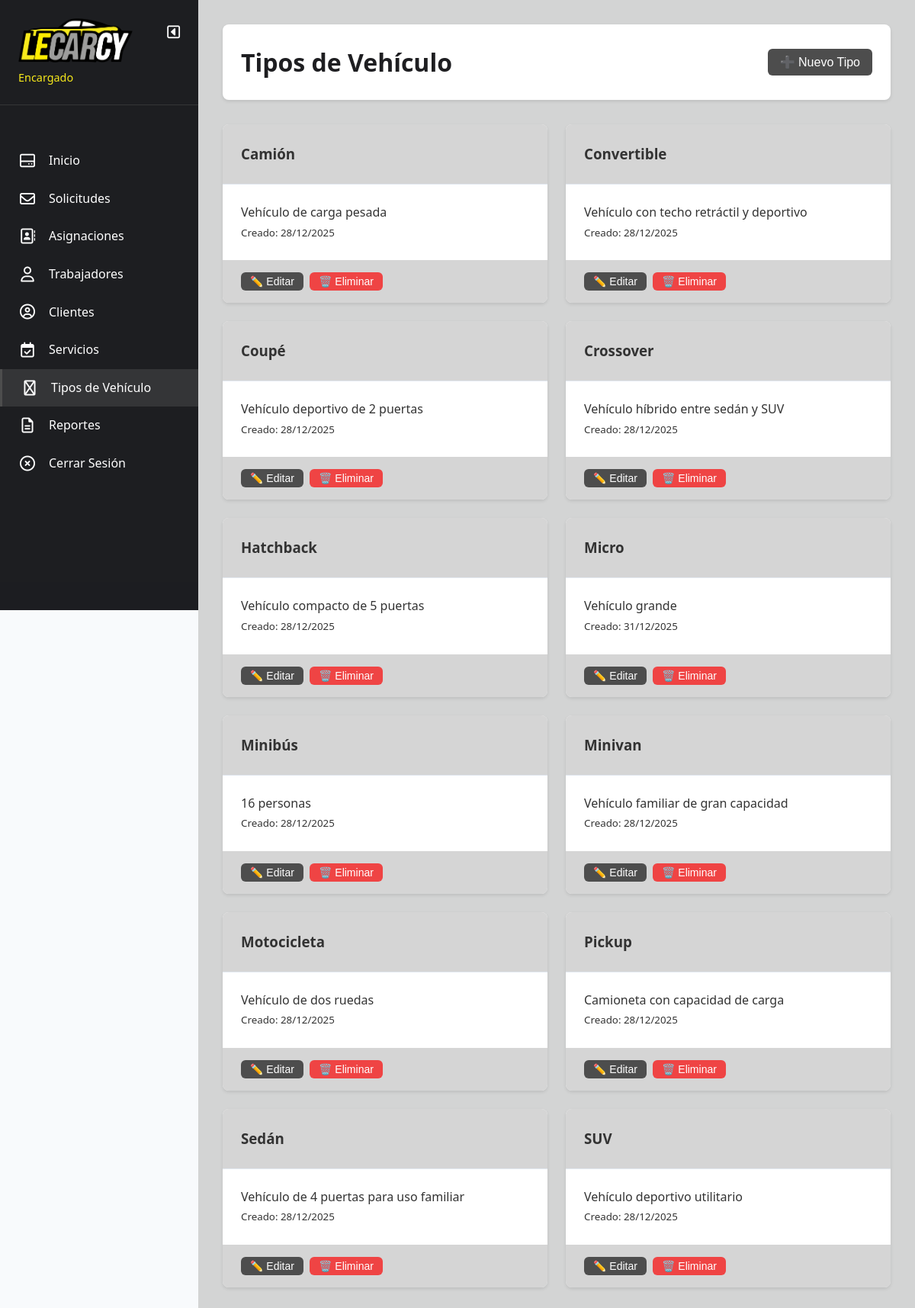
/mi_sistema/encargado/vehiculos.php (signed in), run on the app's committed database.
### tables this page shows
CREATE TABLE `tipos_vehiculo` (
  `id` int(11) NOT NULL AUTO_INCREMENT,
  `nombre` varchar(100) NOT NULL,
  `descripcion` text DEFAULT NULL,
  `fecha_creacion` datetime DEFAULT current_timestamp(),
  PRIMARY KEY (`id`)
);

### mi_sistema/encargado/vehiculos.php (the view, shortened to what this page needs)
<?php
$db = Database::getInstance()->getConnection();
$stmt = $db->query("SELECT * FROM tipos_vehiculo ORDER BY nombre ASC");
$tipos = $stmt->fetchAll();
?>
<!DOCTYPE html>
<html lang="es">
<head>
    <link rel="stylesheet" href="../assets/css/styles.css">
</head>
<body>
    <div class="dashboard-container">
        <?php include 'includes/sidebar.php'; ?>
        <main class="main-content">
            <header class="content-header">
                <h1>Tipos de Vehículo</h1>
                <button class="btn btn-primary" onclick="openModalVehiculo()">➕ Nuevo Tipo</button>
            </header>
            <div class="cards-grid">
                <?php foreach ($tipos as $tipo): ?>
                    <div class="card">
                        <div class="card-header">
                            <h3><?php echo htmlspecialchars($tipo['nombre']); ?></h3>
                        </div>
                        <div class="card-body">
                            <p><?php echo htmlspecialchars($tipo['descripcion']); ?></p>
                            <small>Creado: <?php echo date('d/m/Y', strtotime($tipo['fecha_creacion'])); ?></small>
                        </div>
                        <div class="card-footer">
                            <button class="btn btn-sm btn-info"
                                onclick='editarVehiculo(<?php echo json_encode($tipo); ?>)'>✏️ Editar</button>
                            <button class="btn btn-sm btn-danger" onclick="eliminarVehiculo(<?php echo $tipo['id']; ?>)">🗑️
                                Eliminar</button>
                        </div>
                    </div>
                <?php endforeach; ?>
            </div>
        </main>
    </div>
</body>
</html>

### mi_sistema/assets/css/styles.css (style rules this page uses)
* { margin: 0; padding: 0; box-sizing: border-box; }
:root { --primary: #4D4D4D; --secondary: #64748b; --success: #10b981; --warning: #f59e0b; --danger: #ef4444; --info: #4D4D4D; --dark: #040508e5; --light: #c9c9c9c5; --white: #ffffff; --amarillo: #f8ea1b; }
body { font-family: 'Segoe UI', Tahoma, Geneva, Verdana, sans-serif; line-height: 1.6; color: #333; background-color: #f8fafc; }
.dashboard-container { display: flex; min-height: 100vh; }
.main-content { flex: 1; margin-left: 260px; padding: 2rem; background: var(--light); min-height: 100vh; }
.content-header { display: flex; justify-content: space-between; align-items: center; margin-bottom: 2rem; background: var(--white); padding: 1.5rem; border-radius: 8px; box-shadow: 0 2px 4px rgba(0, 0, 0, 0.1); }
.content-header h1 { color: var(--dark); }
.btn { display: inline-block; padding: 0.5rem 1rem; border: none; border-radius: 6px; cursor: pointer; font-size: 1rem; text-decoration: none; transition: all 0.3s; }
.btn-primary { background: var(--primary); color: var(--white); }
.btn-danger { background: var(--danger); color: var(--white); }
.btn-info { background: var(--info); color: var(--white); }
.btn-sm { padding: 0.25rem 0.75rem; font-size: 0.875rem; }
.cards-grid { display: grid; grid-template-columns: repeat(auto-fill, minmax(300px, 1fr)); gap: 1.5rem; }
.card { background: var(--white); border-radius: 8px; box-shadow: 0 2px 4px rgba(0, 0, 0, 0.1); overflow: hidden; }
.card-header { padding: 1.5rem; background: var(--light); border-bottom: 1px solid #e2e8f0; }
.card-body { padding: 1.5rem; }
.card-footer { padding: 1rem 1.5rem; background: var(--light); display: flex; gap: 0.5rem; }
.main-content { transition: margin-left 0.3s ease; }

### data on the page
tipos_vehiculo: nombre "Camión", descripcion "Vehículo de carga pesada", fecha_creacion "28/12/2025"
tipos_vehiculo: nombre "Convertible", descripcion "Vehículo con techo retráctil y deportivo", fecha_creacion "28/12/2025"
tipos_vehiculo: nombre "Coupé", descripcion "Vehículo deportivo de 2 puertas", fecha_creacion "28/12/2025"
tipos_vehiculo: nombre "Crossover", descripcion "Vehículo híbrido entre sedán y SUV", fecha_creacion "28/12/2025"
tipos_vehiculo: nombre "Hatchback", descripcion "Vehículo compacto de 5 puertas", fecha_creacion "28/12/2025"
tipos_vehiculo: nombre "Micro", descripcion "Vehículo grande", fecha_creacion "31/12/2025"
tipos_vehiculo: nombre "Minibús", descripcion "16 personas", fecha_creacion "28/12/2025"
tipos_vehiculo: nombre "Minivan", descripcion "Vehículo familiar de gran capacidad", fecha_creacion "28/12/2025"
tipos_vehiculo: nombre "Motocicleta", descripcion "Vehículo de dos ruedas", fecha_creacion "28/12/2025"
tipos_vehiculo: nombre "Pickup", descripcion "Camioneta con capacidad de carga", fecha_creacion "28/12/2025"
tipos_vehiculo: nombre "Sedán", descripcion "Vehículo de 4 puertas para uso familiar", fecha_creacion "28/12/2025"
tipos_vehiculo: nombre "SUV", descripcion "Vehículo deportivo utilitario", fecha_creacion "28/12/2025"
